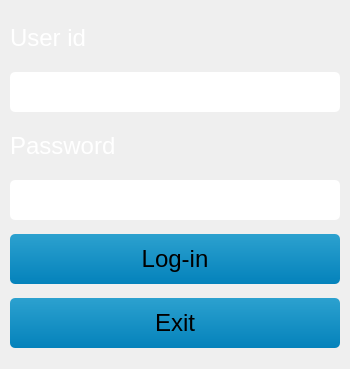
<?xml version="1.0" encoding="UTF-8"?>
<ui version="4.0">
 <class>container_ui</class>
 <widget class="QWidget" name="container_ui">
  <property name="windowModality">
   <enum>Qt::WindowModal</enum>
  </property>
  <property name="geometry">
   <rect>
    <x>0</x>
    <y>0</y>
    <width>350</width>
    <height>369</height>
   </rect>
  </property>
  <layout class="QGridLayout" name="central_layout">
   <property name="sizeConstraint">
    <enum>QLayout::SetDefaultConstraint</enum>
   </property>
   <property name="horizontalSpacing">
    <number>0</number>
   </property>
   <property name="verticalSpacing">
    <number>6</number>
   </property>
   <property name="margin">
    <number>10</number>
   </property>
   <item row="14" column="1">
    <widget class="QLineEdit" name="password_edit">
     <property name="minimumSize">
      <size>
       <width>250</width>
       <height>40</height>
      </size>
     </property>
     <property name="maximumSize">
      <size>
       <width>16777215</width>
       <height>40</height>
      </size>
     </property>
     <property name="styleSheet">
      <string notr="true">background-color: #ffffff;
border-radius: 5px;
font-size: 18pt; 
font-weight:40; 
color: #494842;</string>
     </property>
     <property name="inputMethodHints">
      <set>Qt::ImhHiddenText|Qt::ImhNoAutoUppercase|Qt::ImhNoPredictiveText</set>
     </property>
    </widget>
   </item>
   <item row="13" column="1">
    <widget class="QLabel" name="password_label">
     <property name="minimumSize">
      <size>
       <width>0</width>
       <height>40</height>
      </size>
     </property>
     <property name="maximumSize">
      <size>
       <width>16777215</width>
       <height>40</height>
      </size>
     </property>
     <property name="styleSheet">
      <string notr="true">background-color: transparent;
font-size: 18pt;
font-weight:40; 
 color: #ffffff;</string>
     </property>
     <property name="text">
      <string>Password</string>
     </property>
    </widget>
   </item>
   <item row="12" column="1">
    <widget class="QLineEdit" name="user_id_edit">
     <property name="minimumSize">
      <size>
       <width>250</width>
       <height>40</height>
      </size>
     </property>
     <property name="maximumSize">
      <size>
       <width>16777215</width>
       <height>40</height>
      </size>
     </property>
     <property name="styleSheet">
      <string notr="true">background-color: #ffffff;
border-radius: 5px;
font-size: 18pt; 
font-weight:40; 
color: #494842;</string>
     </property>
    </widget>
   </item>
   <item row="15" column="1">
    <widget class="QPushButton" name="login_button">
     <property name="minimumSize">
      <size>
       <width>250</width>
       <height>50</height>
      </size>
     </property>
     <property name="maximumSize">
      <size>
       <width>16777215</width>
       <height>50</height>
      </size>
     </property>
     <property name="styleSheet">
      <string notr="true">background-color:qlineargradient(x1: 0, y1: 0, x2: 0, y2: 1, stop: 0 #2ca1cf, stop: 1 #0482bb);
border: 2px #616763;
border-radius: 5px;
font-size: 18pt; 
font-weight:40; 
color: #000000;</string>
     </property>
     <property name="text">
      <string>Log-in</string>
     </property>
    </widget>
   </item>
   <item row="11" column="1">
    <widget class="QLabel" name="user_id_label">
     <property name="minimumSize">
      <size>
       <width>0</width>
       <height>40</height>
      </size>
     </property>
     <property name="maximumSize">
      <size>
       <width>16777215</width>
       <height>40</height>
      </size>
     </property>
     <property name="styleSheet">
      <string notr="true">background-color: transparent;
font-size: 18pt;
font-weight:40; 
 color: #ffffff;</string>
     </property>
     <property name="text">
      <string>User id</string>
     </property>
    </widget>
   </item>
   <item row="16" column="1">
    <widget class="QPushButton" name="exit_button">
     <property name="minimumSize">
      <size>
       <width>250</width>
       <height>50</height>
      </size>
     </property>
     <property name="maximumSize">
      <size>
       <width>16777215</width>
       <height>50</height>
      </size>
     </property>
     <property name="styleSheet">
      <string notr="true">background-color:qlineargradient(x1: 0, y1: 0, x2: 0, y2: 1, stop: 0 #2ca1cf, stop: 1 #0482bb);
border: 2px #616763;
border-radius: 5px;
font-size: 18pt; 
font-weight:40; 
color: #000000;</string>
     </property>
     <property name="text">
      <string>Exit</string>
     </property>
    </widget>
   </item>
  </layout>
 </widget>
 <layoutdefault spacing="10" margin="11"/>
 <tabstops>
  <tabstop>user_id_edit</tabstop>
  <tabstop>password_edit</tabstop>
  <tabstop>login_button</tabstop>
  <tabstop>exit_button</tabstop>
 </tabstops>
 <resources/>
 <connections/>
</ui>
